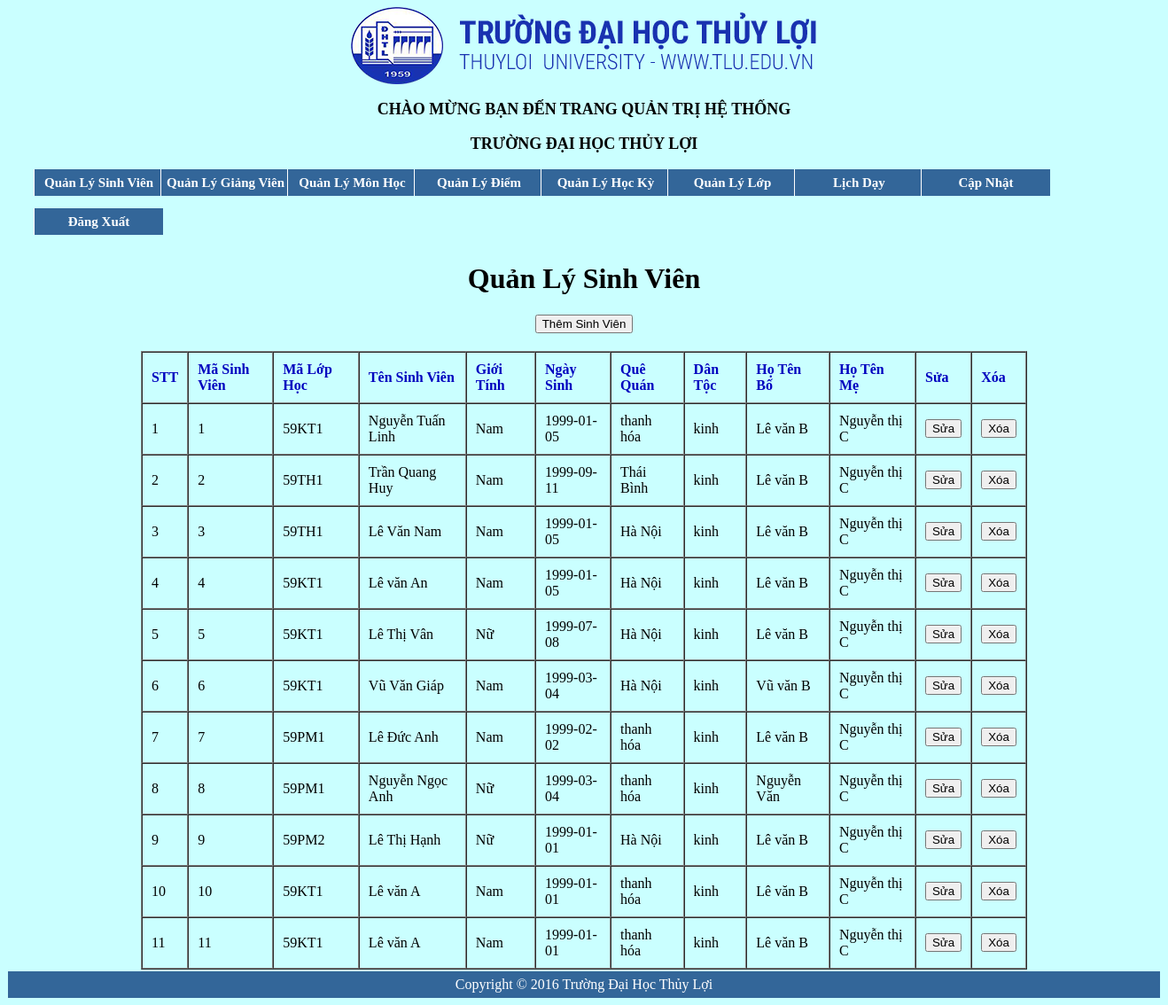
The app's page /admin/index.php?mod=sv (signed in) with its own data.
### tables this page shows
CREATE TABLE `sinhvien` (
  `Masv` int(6) NOT NULL,
  `MaLopHoc` varchar(10) NOT NULL,
  `Makhoa` varchar(10) DEFAULT NULL,
  `Tensv` varchar(50) NOT NULL,
  `GioiTinh` varchar(5) NOT NULL,
  `NgaySinh` date NOT NULL,
  `noisinh` varchar(50) NOT NULL,
  `dantoc` varchar(10) NOT NULL,
  `hotencha` varchar(10) NOT NULL,
  `hotenme` varchar(50) NOT NULL,
  `passwordsv` varchar(50) NOT NULL
);

### classes/sinhvien.class.php (called while the page is built, shortened)
<?php
class sinhvien extends DB
{
    function allsv()
    {
        $con=$this->connect();
        $sql="select * from sinhvien";
        $query=mysqli_query($con,$sql);
        $result=array();
        if($query)
        {
            while ($row=mysqli_fetch_assoc($query))
            {
                $result[]=$row;
            }
        }
        return $result;
    }
}

### admin/sinhvien/xem_sv.php (the view, shortened to what this page needs)
<link rel="stylesheet" type="text/css" href="style.css">
<H1 align="center" style="font-family: Tahoma">Quản Lý Sinh Viên</H1>
<h2 align="center"><a href="./sinhvien/add_sv.php"><button type='button'>Thêm Sinh Viên</button> </a></h2>
<table align='center' width='1000' border='1' cellspacing="0" cellpadding="10" >
<tr style="color: #0000bf;font-weight: bold">
<td>STT</td>
<td>Mã Sinh Viên</td>
<td>Mã Lớp Học</td>
<td>Tên Sinh Viên</td>
<td>Giới Tính</td>
<td>Ngày Sinh</td>
<td>Quê Quán</td>
<td>Dân Tộc</td>
<td>Họ Tên Bố</td>
<td>Họ Tên Mẹ</td>
<td>Sửa</td>
<td>Xóa</td>
</tr>
<?php
require "../classes/sinhvien.class.php";
$con=new sinhvien();
$sinhvien=$con->allsv();
$stt=0;
foreach($sinhvien as $row)
{
$stt++;
echo "<tr>";
echo "<td>$stt</td>";
echo "<td>$row[Masv]</td>";
echo "<td>$row[MaLopHoc]</td>";
echo "<td>$row[Tensv]</td>";
echo "<td>$row[GioiTinh]</td>";
echo "<td>$row[NgaySinh]</td>";
echo "<td>$row[noisinh]</td>";
echo "<td>$row[dantoc]</td>";
echo "<td>$row[hotencha]</td>";
echo "<td>$row[hotenme]</td>";
echo "<td><a href='sinhvien/sua_sv.php?cmasv=$row[Masv]'><button type='button'>Sửa</button></a></td>";
echo "<td><a href='sinhvien/xoa_sv.php?cmasv=$row[Masv]' onclick='return XacNhan();'><button type='button'>Xóa</button></a></td>";
echo "</tr>";
}
?>

### records on screen
sinhvien: Masv "1", MaLopHoc "59KT1", Tensv "Nguyễn Tuấn Linh", GioiTinh "Nam", NgaySinh "1999-01-05", noisinh "thanh hóa", dantoc "kinh", hotencha "Lê văn B", hotenme "Nguyễn thị C"
sinhvien: Masv "2", MaLopHoc "59TH1", Tensv "Trần Quang Huy", GioiTinh "Nam", NgaySinh "1999-09-11", noisinh "Thái Bình", dantoc "kinh", hotencha "Lê văn B", hotenme "Nguyễn thị C"
sinhvien: Masv "3", MaLopHoc "59TH1", Tensv "Lê Văn Nam", GioiTinh "Nam", NgaySinh "1999-01-05", noisinh "Hà Nội", dantoc "kinh", hotencha "Lê văn B", hotenme "Nguyễn thị C"
sinhvien: Masv "4", MaLopHoc "59KT1", Tensv "Lê văn An", GioiTinh "Nam", NgaySinh "1999-01-05", noisinh "Hà Nội", dantoc "kinh", hotencha "Lê văn B", hotenme "Nguyễn thị C"
sinhvien: Masv "5", MaLopHoc "59KT1", Tensv "Lê Thị Vân", GioiTinh "Nữ", NgaySinh "1999-07-08", noisinh "Hà Nội", dantoc "kinh", hotencha "Lê văn B", hotenme "Nguyễn thị C"
sinhvien: Masv "6", MaLopHoc "59KT1", Tensv "Vũ Văn Giáp", GioiTinh "Nam", NgaySinh "1999-03-04", noisinh "Hà Nội", dantoc "kinh", hotencha "Vũ văn B", hotenme "Nguyễn thị C"
sinhvien: Masv "7", MaLopHoc "59PM1", Tensv "Lê Đức Anh", GioiTinh "Nam", NgaySinh "1999-02-02", noisinh "thanh hóa", dantoc "kinh", hotencha "Lê văn B", hotenme "Nguyễn thị C"
sinhvien: Masv "8", MaLopHoc "59PM1", Tensv "Nguyễn Ngọc Anh", GioiTinh "Nữ", NgaySinh "1999-03-04", noisinh "thanh hóa", dantoc "kinh", hotencha "Nguyễn Văn", hotenme "Nguyễn thị C"
sinhvien: Masv "9", MaLopHoc "59PM2", Tensv "Lê Thị Hạnh", GioiTinh "Nữ", NgaySinh "1999-01-01", noisinh "Hà Nội", dantoc "kinh", hotencha "Lê văn B", hotenme "Nguyễn thị C"
sinhvien: Masv "10", MaLopHoc "59KT1", Tensv "Lê văn A", GioiTinh "Nam", NgaySinh "1999-01-01", noisinh "thanh hóa", dantoc "kinh", hotencha "Lê văn B", hotenme "Nguyễn thị C"
sinhvien: Masv "11", MaLopHoc "59KT1", Tensv "Lê văn A", GioiTinh "Nam", NgaySinh "1999-01-01", noisinh "thanh hóa", dantoc "kinh", hotencha "Lê văn B", hotenme "Nguyễn thị C"
